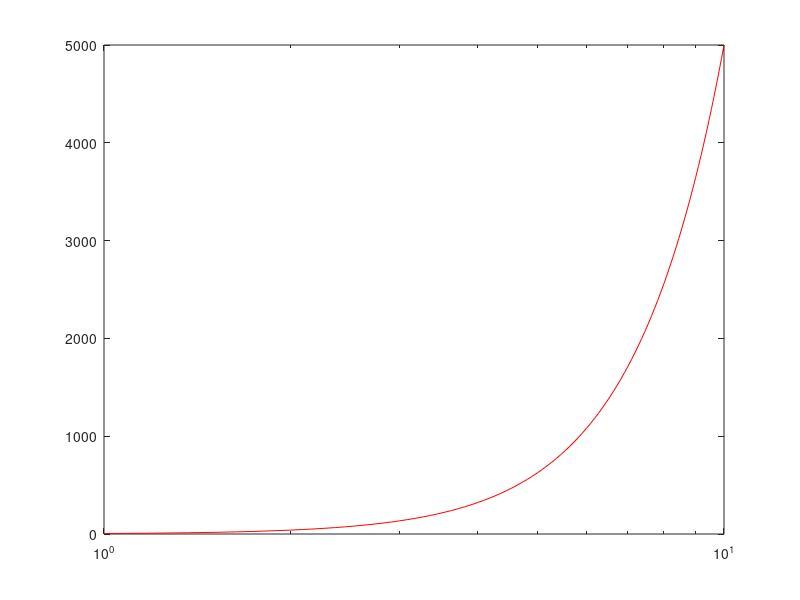

Write MATLAB code to recreate this figure.
function result = test_semilogx_002
result = false;
a = figure;
t = linspace(1,10);
semilogx(t,5*t.^3,'color','r');
drawnow;
close(a);
result = true;
